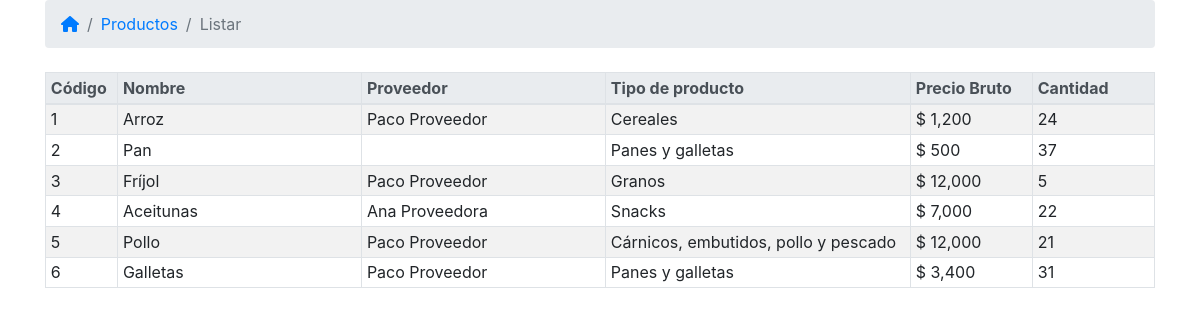
The page /app/ventas/views/admin/productolistar.php on the database its author committed.
### tables this page shows
CREATE TABLE `product` (
  `idPRODUCT` int(11) NOT NULL,
  `nameProduct` varchar(45) NOT NULL,
  `productState` smallint(1) NOT NULL,
  `provider_idProvider` int(11) NOT NULL,
  `enterprise_idEnterprise` int(11) NOT NULL,
  `productType_idproductType` int(11) NOT NULL,
  `precioBruto` decimal(10,2) NOT NULL,
  `quantity` int(11) NOT NULL
);

### config/loader.php (called while the page is built, shortened)
<?php
function autoload($name) {
    $configPath = "config";
    $currentPath = str_replace("\\", "/", __DIR__);
    $classPath = str_replace("\\", "/", $name);
    $projectPath = str_replace($configPath, "", $currentPath);
    $finalPath = $projectPath . "" . $classPath . ".php";
}
?>

### config/conn.php (called while the page is built, shortened)
<?php
class conn {
    private $_engine;
    private $_server;
    private $_dbname;
    private $_username;
    private $_password;
    public function __construct() {
        $CONFIG = parse_ini_file(".env");
        $this->_engine = $CONFIG["DB_CONNECTION"];
        $this->_server = $CONFIG["DB_HOST"];
        $this->_dbname = $CONFIG["DB_NAME"];
        $this->_username = $CONFIG["DB_USERNAME"];
        $this->_password = $CONFIG["DB_PASSWORD"];
        $this->connect();
    }
    public function connect() {
        switch ($this->_engine) {
            case "mysql":
                $encoding = "SET NAMES \"UTF8\"";
                $textString = "mysql::host={$this->_server};dbname={$this->_dbname}";
                $arr = [PDO::MYSQL_ATTR_INIT_COMMAND => $encoding];
                $this->_conn = new PDO($textString, $this->_username, $this->_password, $arr);
                $this->_conn->query("SET SESSION sql_mode=\"STRICT_TRANS_TABLES\"");
                break;
        }
    }
}
?>

### app/ventas/controller/productocontroller.php (called while the page is built, shortened)
<?php
class productocontroller {
    private $_objTax;
    public function __construct() {
        $this->_objTax = new productorepo();
    }
    public function getAllProd(): array {
        return $this->_objTax->getAllProd();
    }
}
?>

### app/ventas/repos/productorepo.php (called while the page is built, shortened)
<?php
class productorepo extends conn {
    public function getAllProd(): array {
        $sql = "SELECT p.idPRODUCT, p.nameProduct, p.productState, "
                . "(SELECT providerName FROM PROVIDER WHERE idProvider=p.provider_idProvider) AS provName, "
                . "(SELECT enterpriseName FROM ENTERPRISE WHERE idEnterprise=p.enterprise_idEnterprise) AS entName, "
                . "(SELECT nameProductType FROM PRODUCTTYPE WHERE idPRODUCTType=p.productType_idproductType) AS prodTyName, "
                . "p.precioBruto, p.quantity  ";
        $sql .= "FROM PRODUCT p ";
        $sql .= "ORDER BY p.idPRODUCT ASC ";
        $resource = $this->_conn->prepare($sql);
        $resource->execute();
        $rows = $resource->fetchAll(PDO::FETCH_ASSOC);
        return $rows;
    }
}
?>

### app/ventas/views/admin/productolistar.php (the view, shortened to what this page needs)
<?php
require_once '../../../../config/loader.php';
$objeto = new productocontroller();
$filas = $objeto->getAllProd();
?>
<html>
    <head>
          <link href="../../../../vendor/tws/bootstrap-4.4.1/dist/css/bootstrap.css" rel="stylesheet" type="text/css"/>
        <link href="../../../../vendor/fontawesome-free-5.15.3-web/css/all.css" rel="stylesheet" type="text/css"/>
        <link href="css/estilos.css" rel="stylesheet" type="text/css"/>
    </head>
    <body>
        <section class="container">
            <nav aria-label="breadcrumb">
                <ol class="breadcrumb">
                    <li class="breadcrumb-item"><a href="index.php"><i class="fas fa-home"></i></a></li>
                    <li class="breadcrumb-item"><a href="#">Productos</a></li>
                    <li class="breadcrumb-item active" aria-current="page">Listar</li>
                </ol>
            </nav>
            <table class="table table-sm table-striped table-bordered mt-4">
                 <thead class="thead-light table-striped" >
                        <tr>
                            <th style="width:5% ">Código</th>
                            <th style="width:20%">Nombre</th>
                            <th style="width:20%">Proveedor</th>
                            <th style="width:25%">Tipo de producto</th>
                            <th style="width:10%">Precio Bruto</th>
                            <th style="width:10%">Cantidad</th>
                        </tr>
                    </thead>
                <tbody>
                    <?php
                    foreach ($filas as $indice => $columnas) {
                        $precioFormateado = number_format($columnas["precioBruto"]);
                        echo "<tr>";
                        echo "<td>{$columnas["idPRODUCT"]}</td>";
                        echo "<td>{$columnas["nameProduct"]}</td>";
                        echo "<td>{$columnas["provName"]}</td>";
                        echo "<td>{$columnas["prodTyName"]}</td>";
                        echo "<td>$ {$precioFormateado}</td>";
                        echo "<td>{$columnas["quantity"]}</td>";
                        echo "</tr>";
                    }
                    ?>
                </tbody>
            </table>
        </section>
    </body>
</html>

### rows shown on the page
product: idPRODUCT "1", nameProduct "Arroz", provName "Paco Proveedor", prodTyName "Cereales", precioBruto "1,200", quantity "24"
product: idPRODUCT "2", nameProduct "Pan", prodTyName "Panes y galletas", precioBruto "500", quantity "37"
product: idPRODUCT "3", nameProduct "Fríjol", provName "Paco Proveedor", prodTyName "Granos", precioBruto "12,000", quantity "5"
product: idPRODUCT "4", nameProduct "Aceitunas", provName "Ana Proveedora", prodTyName "Snacks", precioBruto "7,000", quantity "22"
product: idPRODUCT "5", nameProduct "Pollo", provName "Paco Proveedor", prodTyName "Cárnicos, embutidos, pollo y pescado", precioBruto "12,000", quantity "21"
product: idPRODUCT "6", nameProduct "Galletas", provName "Paco Proveedor", prodTyName "Panes y galletas", precioBruto "3,400", quantity "31"
